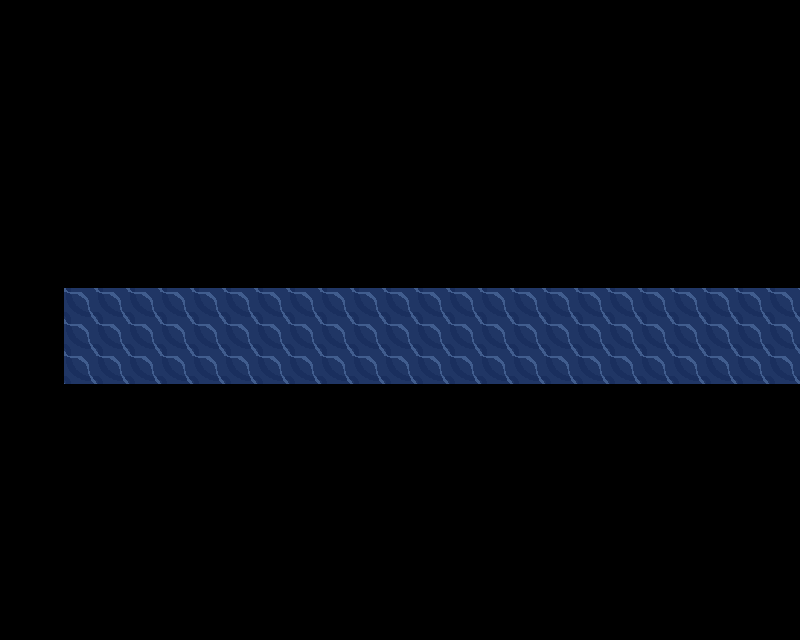

This is a level from a 2D game, rendered from its Tiled map with the project's own tilesets. A one-line summary and the complete map file follow:
An orthogonal 25x20 tile map with 32x32 px tiles, 1 tile layer (Tile Layer 1).

<map version="1.5" tiledversion="1.7.2" orientation="orthogonal" renderorder="right-down" width="25" height="20" tilewidth="32" tileheight="32" infinite="0" nextlayerid="2" nextobjectid="1">
 <tileset firstgid="1" name="terrain_ss" tilewidth="32" tileheight="32" tilecount="30" columns="10">
  <image source="terrain_ss.png" width="320" height="96" />
 </tileset>
 <layer id="1" name="Tile Layer 1" width="25" height="20">
  <data encoding="csv">
0,0,0,0,0,0,0,0,0,0,0,0,0,0,0,0,0,0,0,0,0,0,0,0,0,
0,0,0,0,0,0,0,0,0,0,0,0,0,0,0,0,0,0,0,0,0,0,0,0,0,
0,0,0,0,0,0,0,0,0,0,0,0,0,0,0,0,0,0,0,0,0,0,0,0,0,
0,0,0,0,0,0,0,0,0,0,0,0,0,0,0,0,0,0,0,0,0,0,0,0,0,
0,0,0,0,0,0,0,0,0,0,0,0,0,0,0,0,0,0,0,0,0,0,0,0,0,
0,0,0,0,0,0,0,0,0,0,0,0,0,0,0,0,0,0,0,0,0,0,0,0,0,
0,0,0,0,0,0,0,0,0,0,0,0,0,0,0,0,0,0,0,0,0,0,0,0,0,
0,0,0,0,0,0,0,0,0,0,0,0,0,0,0,0,0,0,0,0,0,0,0,0,0,
0,0,0,0,0,0,0,0,0,0,0,0,0,0,0,0,0,0,0,0,0,0,0,0,0,
0,0,22,22,22,22,22,22,22,22,22,22,22,22,22,22,22,22,22,22,22,22,22,22,22,
0,0,22,22,22,22,22,22,22,22,22,22,22,22,22,22,22,22,22,22,22,22,22,22,22,
0,0,22,22,22,22,22,22,22,22,22,22,22,22,22,22,22,22,22,22,22,22,22,22,22,
0,0,0,0,0,0,0,0,0,0,0,0,0,0,0,0,0,0,0,0,0,0,0,0,0,
0,0,0,0,0,0,0,0,0,0,0,0,0,0,0,0,0,0,0,0,0,0,0,0,0,
0,0,0,0,0,0,0,0,0,0,0,0,0,0,0,0,0,0,0,0,0,0,0,0,0,
0,0,0,0,0,0,0,0,0,0,0,0,0,0,0,0,0,0,0,0,0,0,0,0,0,
0,0,0,0,0,0,0,0,0,0,0,0,0,0,0,0,0,0,0,0,0,0,0,0,0,
0,0,0,0,0,0,0,0,0,0,0,0,0,0,0,0,0,0,0,0,0,0,0,0,0,
0,0,0,0,0,0,0,0,0,0,0,0,0,0,0,0,0,0,0,0,0,0,0,0,0,
0,0,0,0,0,0,0,0,0,0,0,0,0,0,0,0,0,0,0,0,0,0,0,0,0
</data>
 </layer>
</map>
